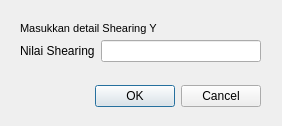
<?xml version="1.0" encoding="UTF-8"?>
<ui version="4.0">
 <class>Dialog</class>
 <widget class="QDialog" name="Dialog">
  <property name="geometry">
   <rect>
    <x>0</x>
    <y>0</y>
    <width>282</width>
    <height>126</height>
   </rect>
  </property>
  <property name="windowTitle">
   <string>Dialog</string>
  </property>
  <widget class="QDialogButtonBox" name="buttonBox">
   <property name="geometry">
    <rect>
     <x>50</x>
     <y>80</y>
     <width>211</width>
     <height>32</height>
    </rect>
   </property>
   <property name="font">
    <font>
     <family>Microsoft YaHei UI</family>
    </font>
   </property>
   <property name="orientation">
    <enum>Qt::Horizontal</enum>
   </property>
   <property name="standardButtons">
    <set>QDialogButtonBox::Cancel|QDialogButtonBox::Ok</set>
   </property>
  </widget>
  <widget class="QWidget" name="formLayoutWidget_3">
   <property name="geometry">
    <rect>
     <x>20</x>
     <y>40</y>
     <width>241</width>
     <height>31</height>
    </rect>
   </property>
   <layout class="QFormLayout" name="formLayout_3">
    <item row="0" column="0">
     <widget class="QLabel" name="lbNilaiShearingY">
      <property name="font">
       <font>
        <family>Microsoft YaHei UI</family>
       </font>
      </property>
      <property name="text">
       <string>Nilai Shearing</string>
      </property>
     </widget>
    </item>
    <item row="0" column="1">
     <widget class="QLineEdit" name="inputNilaiShearingY"/>
    </item>
   </layout>
  </widget>
  <widget class="QLabel" name="label_3">
   <property name="geometry">
    <rect>
     <x>20</x>
     <y>20</y>
     <width>151</width>
     <height>16</height>
    </rect>
   </property>
   <property name="font">
    <font>
     <family>Microsoft YaHei UI</family>
     <pointsize>8</pointsize>
    </font>
   </property>
   <property name="text">
    <string>Masukkan detail Shearing Y</string>
   </property>
  </widget>
 </widget>
 <resources/>
 <connections>
  <connection>
   <sender>buttonBox</sender>
   <signal>accepted()</signal>
   <receiver>Dialog</receiver>
   <slot>accept()</slot>
   <hints>
    <hint type="sourcelabel">
     <x>248</x>
     <y>254</y>
    </hint>
    <hint type="destinationlabel">
     <x>157</x>
     <y>274</y>
    </hint>
   </hints>
  </connection>
  <connection>
   <sender>buttonBox</sender>
   <signal>rejected()</signal>
   <receiver>Dialog</receiver>
   <slot>reject()</slot>
   <hints>
    <hint type="sourcelabel">
     <x>316</x>
     <y>260</y>
    </hint>
    <hint type="destinationlabel">
     <x>286</x>
     <y>274</y>
    </hint>
   </hints>
  </connection>
 </connections>
</ui>
